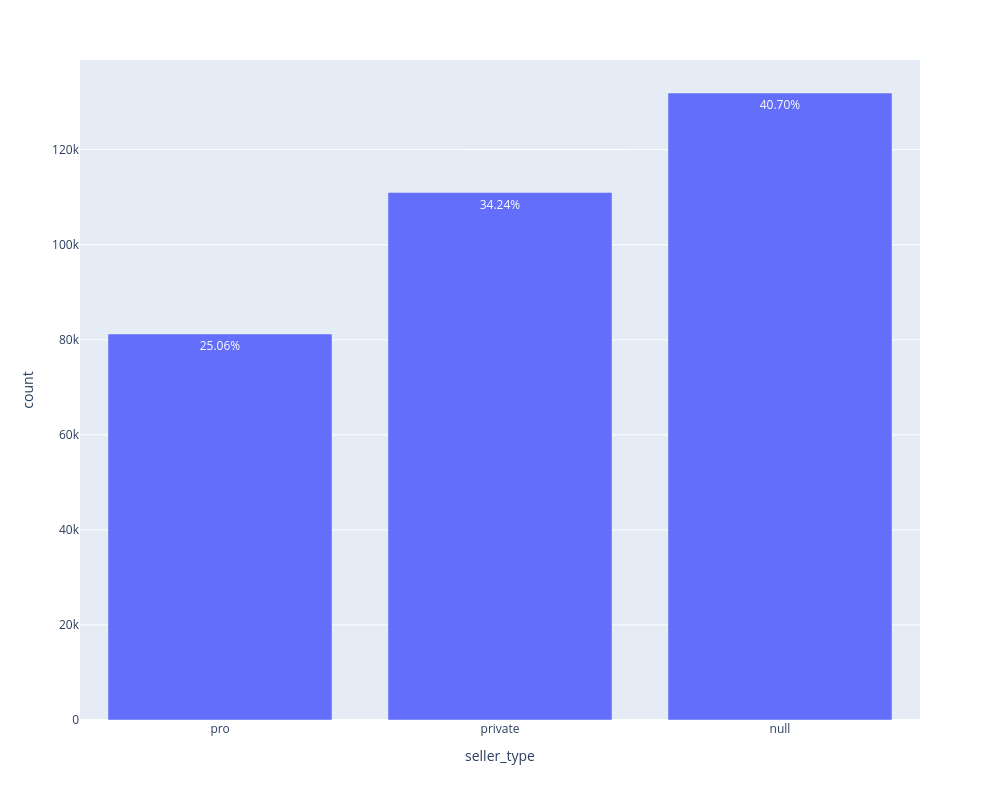

Source (notebook cell):
### Markdown cell above
## seller_type

### Code cell
plot_value_counts_with_percents(events_unique, 'seller_type')

### Figure 1 — Plotly figure (JSON) as saved in the notebook; plotly's stock layout.template omitted (floating-point values rounded to 4 significant figures)
{"data": [{"hovertemplate": "seller_type=%{x}<br>count=%{y}<br>percent=%{text}<extra></extra>", "legendgroup": "", "marker": {"color": "#636efa", "pattern": {"shape": ""}}, "name": "", "orientation": "v", "showlegend": false, "text": [25.06, 34.24, 40.7], "textposition": "auto", "texttemplate": "%{text:.2f}%", "type": "bar", "x": ["pro", "private", "null"], "xaxis": "x", "y": [81199, 110955, 131888], "yaxis": "y"}], "layout": {"barmode": "relative", "height": 800, "legend": {"tracegroupgap": 0}, "margin": {"t": 60}, "width": 1000, "xaxis": {"anchor": "y", "domain": [0, 1], "title": {"text": "seller_type"}}, "yaxis": {"anchor": "x", "domain": [0, 1], "title": {"text": "count"}}}}
